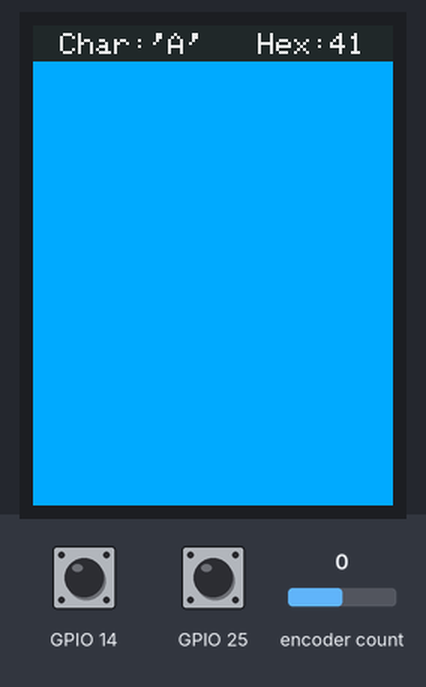
The sketch below on a simulated ESP32. Shown: 240×320 colour display. Inputs (shaded band) come from the test bench; at power-on: encoder count 0, GPIO 14 HIGH, GPIO 25 HIGH.

Above: at 1.4 s.
1.5 s: encoder count set to 4
At 2.3 s:
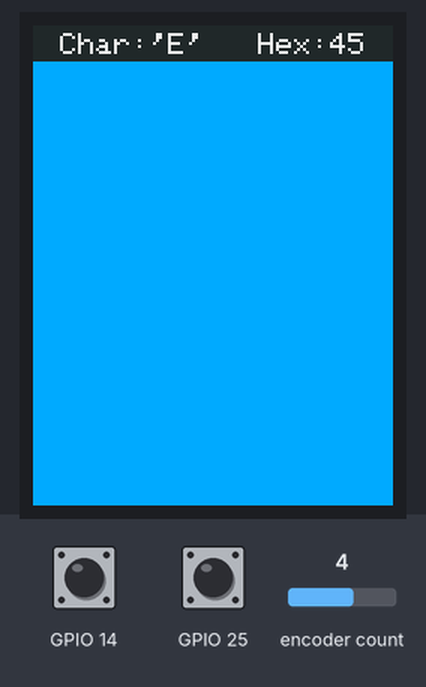
3.0 s: encoder count set to 8
At 3.4 s:
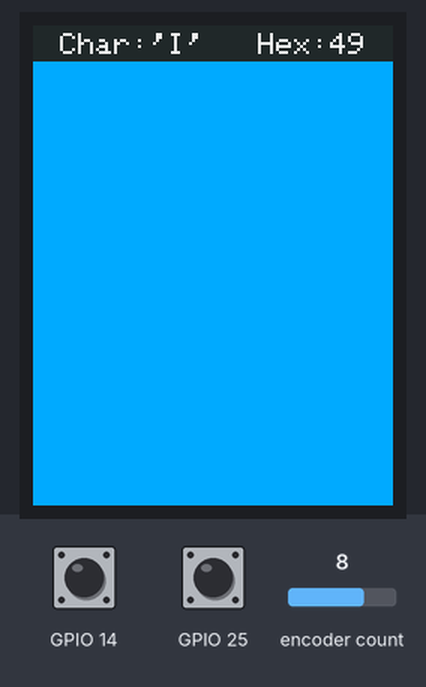
4.5 s: encoder count set to 12
At 5.7 s:
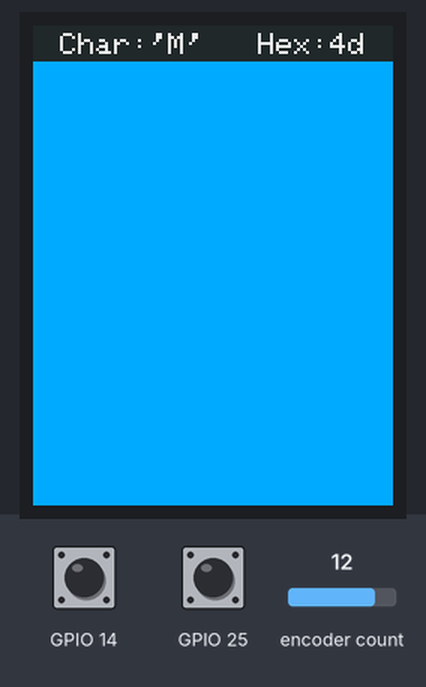
6.0 s: encoder count set to 16
At 6.9 s:
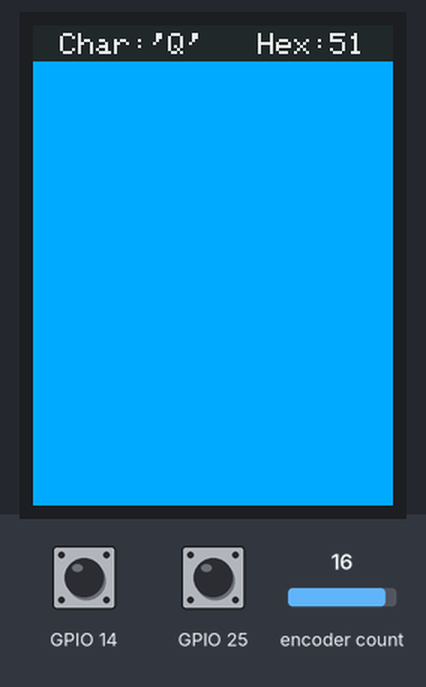
7.5 s: encoder count set to 20
At 8.0 s:
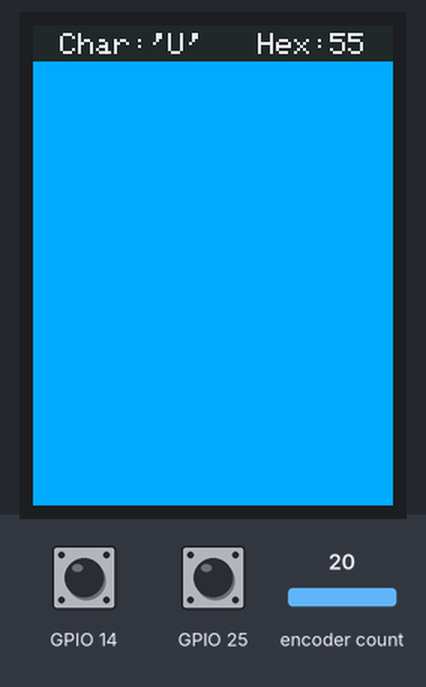
9.0 s: encoder count set to 24
At 10.4 s:
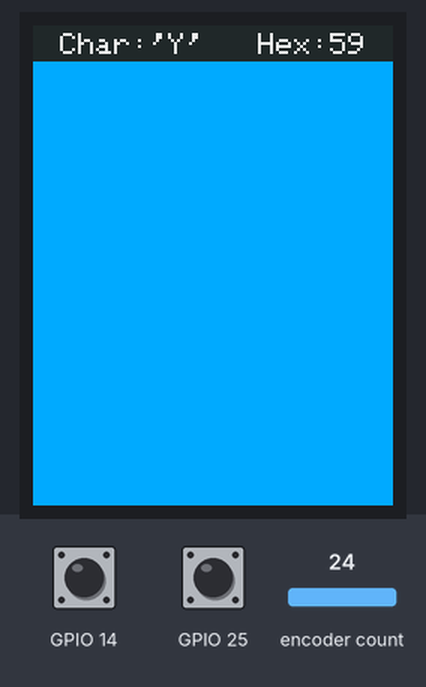
Timing chart, 0 to 11.5 s (numbered marks = the images above; inputs shaded):
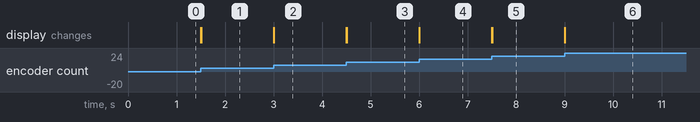

Measured:
- after the input at 1.5 s, the display: first changes at once (image 1 shows a later state)
- after the input at 3.0 s, the display: first changes at once (image 2 shows a later state)
- after the input at 4.5 s, the display: first changes at once (image 3 shows a later state)
- after the input at 6.0 s, the display: first changes at once (image 4 shows a later state)
- after the input at 7.5 s, the display: first changes at once (image 5 shows a later state)
- after the input at 9.0 s, the display: first changes at once (image 6 shows a later state)

The sketch:

Encoder_inp.ino
```cpp
// (licence header left out)
#include <Adafruit_GFX.h>                                                   // include Adafruit graphics library
#include <Adafruit_ILI9341.h>                                               // include Adafruit ILI9341 TFT library
#define TFT_CS    15                                                        // TFT CS  pin is connected to ESP32 pin D15
#define TFT_RST   4                                                         // TFT RST pin is connected to ESP32 pin D4
#define TFT_DC    2                                                         // TFT DC  pin is connected to ESP32 pin D2
                                                                            // SCK (CLK) ---> ESP32 pin D18
                                                                            // MOSI(DIN) ---> ESP32 pin D23

Adafruit_ILI9341 tft = Adafruit_ILI9341(TFT_CS, TFT_DC, TFT_RST);

#include <EncButton2.h>
EncButton2<EB_ENC> enc0(INPUT, 26, 27);
EncButton2<EB_BTN> a_button(INPUT, 14);
EncButton2<EB_BTN> b_button(INPUT, 25);
int curr_key;
String encoder_input;

uint16_t conv_888_cl_to_565(const char *rgb32_str_)
{
  long rgb32=strtoul(rgb32_str_, 0, 16);
  return (rgb32>>8&0xf800)|(rgb32>>5&0x07e0)|(rgb32>>3&0x001f);
}

void disp_inp_panel(){
  tft.fillScreen(conv_888_cl_to_565("00A9F9"));
  tft.fillRect(0, 0, 240, 24, conv_888_cl_to_565("25282D"));
  tft.setCursor(18, 5);
  tft.setTextSize(2);
  tft.setTextColor(conv_888_cl_to_565("EEEEEE"));
  tft.print("Char:' '   Hex:");
}

void disp_input_from_enc(){
  tft.setTextSize(2);
  tft.fillRect(90, 5, 12, 16, conv_888_cl_to_565("25282D"));
  tft.setCursor(90, 5);
  tft.setTextColor(conv_888_cl_to_565("EEEEEE"));
  tft.print(char(curr_key));
  tft.fillRect(198, 5, 24, 16, conv_888_cl_to_565("25282D"));
  tft.setCursor(198, 5);
  tft.setTextColor(conv_888_cl_to_565("EEEEEE"));
  tft.printf("%02x",curr_key);
}

void setup(void){
  tft.begin();
  tft.setRotation(0);
  curr_key = 65;
  disp_inp_panel();
  tft.setCursor(90, 5);
  tft.print("A");
  tft.setCursor(198, 5);
  tft.printf("%02x", 65);
  Serial.begin(115200);
}

void loop(){
  enc0.tick();
  if (enc0.left())
    curr_key--;
  if (enc0.right())
    curr_key++;

  if(curr_key < 32)
    curr_key = 126;

  if(curr_key > 126)
    curr_key = 32;

  if (enc0.turn()) {
    disp_input_from_enc();
    //Serial.printf("Char:'%c'  Hex:%02x\n", curr_key, curr_key);
  }
  a_button.tick();
  if (a_button.press()){
    encoder_input += char(curr_key);
    Serial.println(encoder_input);
  }
  b_button.tick();
  if (b_button.press()){
    if(encoder_input.length() > 0)
      encoder_input.remove(encoder_input.length() -1, 1);
  }
}
```
